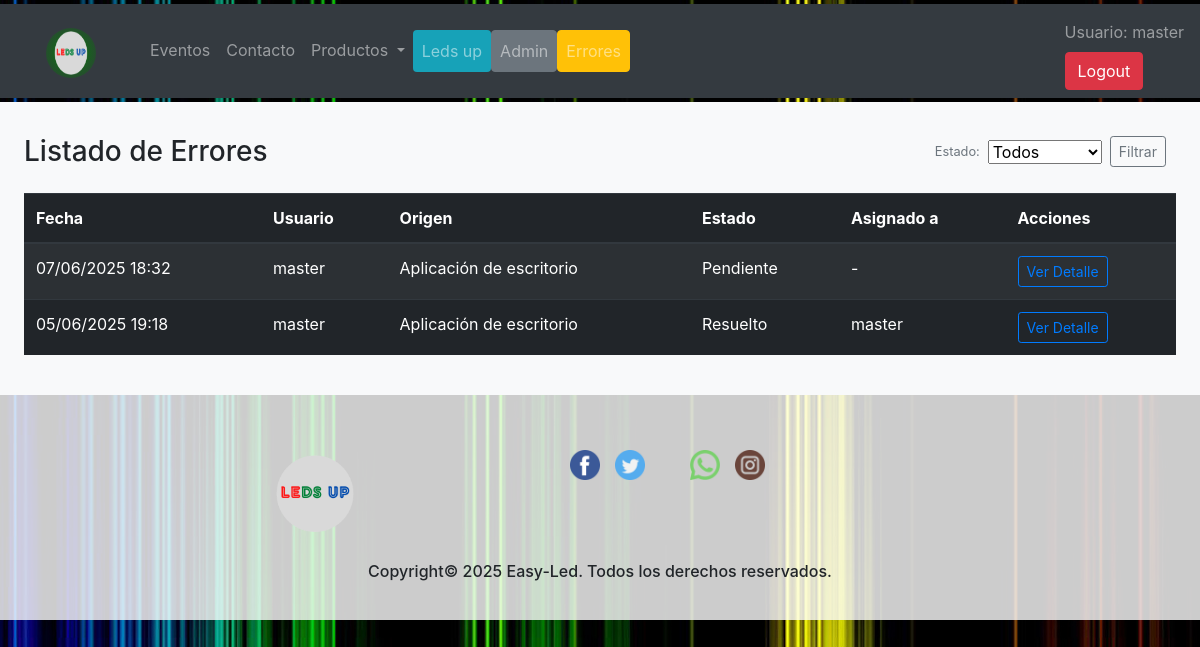
/errores/ (signed in), run on an earlier commit of the app's database.
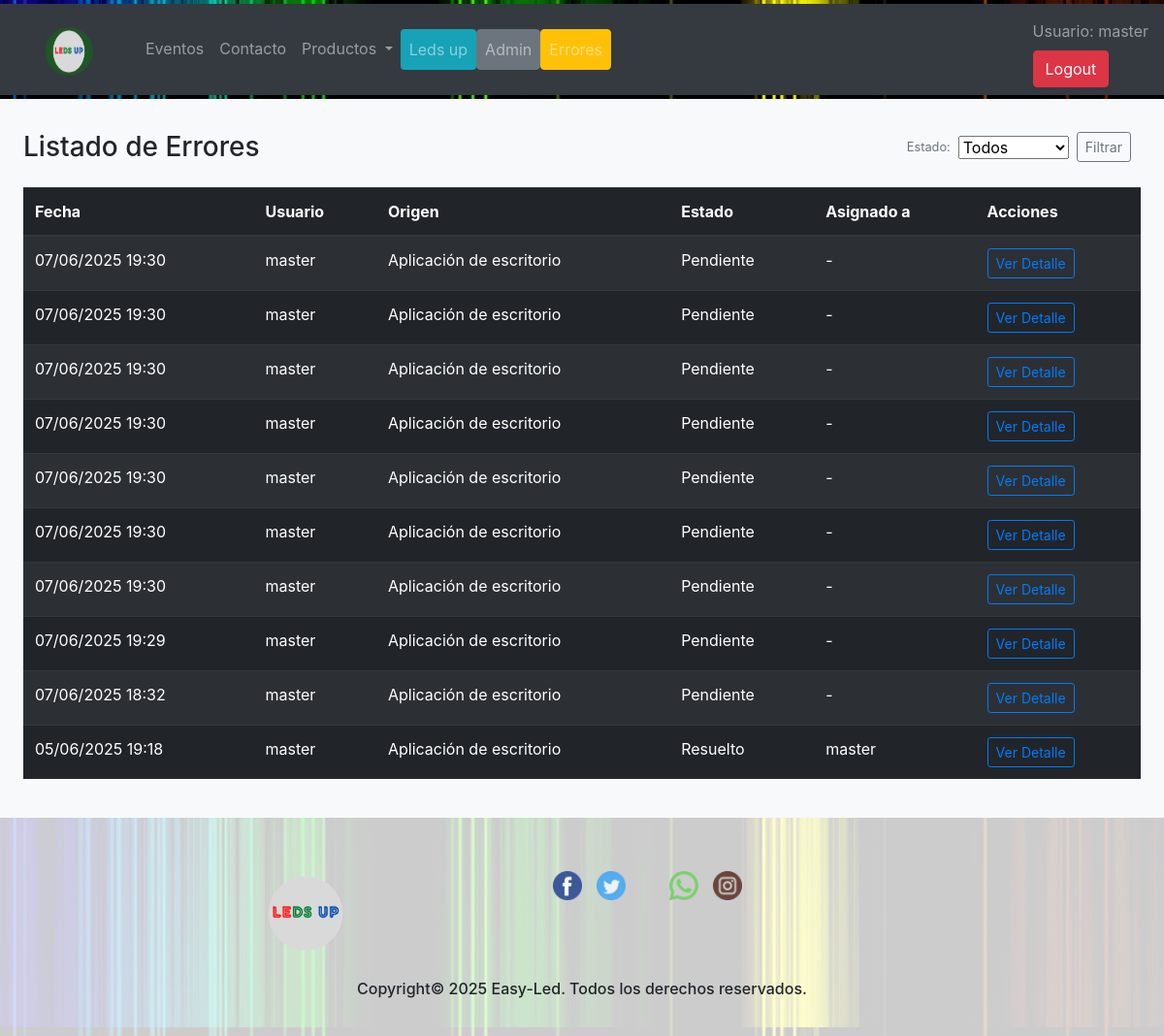
And on a later commit of the database.
### web/models.py (models this page shows, shortened)
class Errores(models.Model):
    class Meta:
        verbose_name = "Error"
        verbose_name_plural = "Errores"
    usuario = models.ForeignKey(User, null=True, blank=True, on_delete=models.SET_NULL)
    detalle = models.TextField()
    contexto = models.TextField(blank=True, null=True)
    fecha_creacion = models.DateTimeField(auto_now_add=True)
    asignado_a = models.ForeignKey(User, related_name='errores_asignados', null=True, blank=True,
                                   on_delete=models.SET_NULL)
    comentarios = models.TextField(blank=True, null=True)
    origen = models.CharField(max_length=50, choices=[
        ('web', 'Web'),
        ('app', 'Aplicación de escritorio'),
        ('api', 'API REST'),
        ('otro', 'Otro')
    ])
    estado = models.CharField(max_length=20, choices=[
        ('pendiente', 'Pendiente'),
        ('en_progreso', 'En progreso'),
        ('resuelto', 'Resuelto')
    ], default='pendiente')

### web/views.py (the view)
# urls.py: path('errores/', views.ErroresListView.as_view(), name='lista_errores'),
class ErroresListView(LoginRequiredMixin, generic.ListView):
    model = Errores
    template_name = 'web/lista_errores.html'
    context_object_name = 'errores'
    def get_queryset(self):
        queryset = super().get_queryset()
        estado = self.request.GET.get('estado')
        if estado:
            queryset = queryset.filter(estado=estado)
        return queryset.order_by('-fecha_creacion')
    def get_context_data(self, **kwargs):
        context = super().get_context_data(**kwargs)
        context['now'] = timezone.now()
        context['listado_tipos_productos'] = TipoProducto.objects.get_queryset()
        context['listado_productos'] = Producto.objects.get_queryset()
        context['estado_actual'] = self.request.GET.get('estado', '')
        context['opciones_estado'] = Errores._meta.get_field('estado').choices
        return context

### ledsup/context_processors.py (called while the page is built)
def estado_conectado(request):
    if request.user.is_authenticated:
        try:
            conectado = UserConnectionStatus.objects.get(user=request.user).connected
        except UserConnectionStatus.DoesNotExist:
            conectado = False
    else:
        conectado = False
    return {"estado_conectado": conectado}

### web/context_processors.py (called while the page is built)
def get_current_year_to_context(request):
    current_datetime = datetime.datetime.now()
    return {
        'current_year': current_datetime.year
    }

### web/templates/web/lista_errores.html (shortened to what this page needs)
{% extends "web/base_generic.html" %}
{% block content %}
    <div class="container-fluid bg-light py-4 px-4">
        <div class="d-flex justify-content-between align-items-center mb-3">
            <h3 class="mb-0">Listado de Errores</h3>
            <form method="get" class="d-flex align-items-center" style="gap: 0.5rem;">
                <label for="estado" class="form-label mb-0 me-2 text-muted small">Estado:</label>
                <select name="estado" id="estado" class="form-select form-select-sm" style="width: auto;">
                    <option value="">Todos</option>
                </select>
                <button type="submit" class="btn btn-outline-secondary btn-sm">Filtrar</button>
            </form>
        </div>
        <div class="table-responsive">
            <table class="table table-dark table-striped align-middle">
                <thead>
                <tr>
                    <th>Fecha</th>
                    <th>Usuario</th>
                    <th>Origen</th>
                    <th>Estado</th>
                    <th>Asignado a</th>
                    <th>Acciones</th>
                </tr>
                </thead>
                <tbody>
                {% for error in errores %}
                    <tr>
                        <td>{{ error.fecha_creacion|date:"d/m/Y H:i" }}</td>
                        <td>{{ error.usuario.username|default:"-" }}</td>
                        <td>{{ error.get_origen_display }}</td>
                        <td>{{ error.get_estado_display }}</td>
                        <td>{{ error.asignado_a.username|default:"-" }}</td>
                        <td>
                            <a class="btn btn-sm btn-outline-primary" href="{% url 'web:detalle_error' error.id %}">
                                Ver Detalle
                            </a>
                        </td>
                    </tr>
                {% empty %}
                    <tr>
                        <td colspan="6" class="text-center">No hay errores registrados.</td>
                    </tr>
                {% endfor %}
                </tbody>
            </table>
        </div>
    </div>
{% endblock %}

### web/templates/web/base_generic.html (shortened to what this page needs)
<!DOCTYPE html>
<html lang="en">
  <head>
    {% include "web/partials/css.html" %}
  </head>
  <body>
  {% include "web/partials/header.html" %}
  {% block content %}{% endblock %}
  {% include "web/partials/footer.html" %}
  </body>
</html>

### web/templates/web/partials/css.html (shortened to what this page needs)
{% load static %}
<link rel="stylesheet" type="text/css" href="{% static 'web/css/style.css' %}">
<link rel="stylesheet" type="text/css" href="{% static 'web/css/cartasMain.css' %}">
<link rel="stylesheet" href="https://maxcdn.bootstrapcdn.com/bootstrap/4.0.0/css/bootstrap.min.css"
>
<link rel="stylesheet" href="{% static 'web/VenoBox/venobox/venobox.css' %}" type="text/css" media="screen"/>

### web/templates/web/partials/header.html (shortened to what this page needs)
{% load static %}
<header class="site-header sticky-top py-1">
    <nav class="navbar justify-content-between navbar-expand-lg navbar-dark bg-dark">
        <a class="navbar-brand" href="{% url 'web:index' %}">
            <img src="{% static 'ledsup/imagenes/iconos/logo.png' %}" width="50" height="50" id="imagenLogo" alt="logo"
                 class="logoRojo d-inline-block align-text-top"/>
        </a>
        <div class="collapse navbar-collapse" id="navbarSupportedContent">
            <ul class="navbar-nav mr-auto">
                <li class="nav-item">
                    <a class="nav-link" href="{% url 'web:events' %}">
                        Eventos
                    </a>
                </li>
                <li class="nav-item">
                    <a class="nav-link" href="{% url 'web:contact' %}">
                        Contacto
                    </a>
                </li>
                <li class="nav-item dropdown">
                    <a class="nav-link dropdown-toggle" href="" id="navbarDropdown" role="button" data-toggle="dropdown"
                       aria-haspopup="true" aria-expanded="false">
                        Productos
                    </a>
                </li>
                <li class="nav-item">
                    <a class="nav-link bg-info btn" href="{% url 'ledsup:lista_showroom' %}">
                        Leds up
                    </a>
                </li>
                {% if user.is_authenticated and user.is_staff %}
                    <li class="nav-item">
                        <a class="nav-link btn-secondary btn" href="{% url 'admin:index' %}">
                            Admin
                        </a>
                    </li>
                {% endif %}
                {% if user.is_authenticated and user.is_staff %}
                    <li class="nav-item">
                        <a class="nav-link btn-warning btn" href="{% url 'web:lista_errores' %}">
                            Errores
                        </a>
                    </li>
                {% endif %}
            </ul>
            <div class="top-right">
                {% if user.is_authenticated %}
                    <span class="navbar-text">
                            Usuario: {{ user.get_username }}
                        </span>
                    <br>
                    <a href="{% url 'logout' %}?next={{ request.path }}" class="btn btn-danger">Logout</a>
                {% else %}
                    <a href="{% url 'login' %}?next={{ request.path }}" class="btn btn-primary">Iniciar sesion</a>
                {% endif %}
            </div>
        </div>
    </nav>
</header>

### web/templates/web/partials/footer.html
{% load static %}
<footer>
    <div class="container-fluid">
        <div class="row">
            <div class="offset-2 col-md-2 col-4">
                <img src="{% static 'web/imagenes/iconos/logo.png' %}" class="rounded-circle img-fluid" alt="logo">
            </div>
            <div class="col-md-8 col-10">
                <div class="row redesSociales">
                    <div class="offset-2 col-md-2 col-5">
                            <a href=""><img src="{% static 'web/imagenes/iconos/facebook.png' %}" alt="facebook" class="iconosFooter img-fluid"></a>
                            <a href=""><img src="{% static 'web/imagenes/iconos/gorjeo.png' %}" alt="twitter" class="iconosFooter img-fluid"></a>
                    </div>
                    <div class="col-md-2 col-5">
                            <a href=""><img src="{% static 'web/imagenes/iconos/whatsapp.png' %}" alt="whatsapp" class="iconosFooter img-fluid"></a>
                            <a href=""><img src="{% static 'web/imagenes/iconos/instagram.png' %}" alt="instagram" class="iconosFooter img-fluid"></a>
                    </div>
                </div>
            </div>
        </div>
        <div class="row">
            <div class="col-12">
                <h6 class="text-center">Copyright© {{ current_year }} Easy-Led. Todos los derechos reservados.</h6>
            </div>
        </div>
    </div>
</footer>

### web/templates/web/partials/js.html (shortened to what this page needs)
{% load static %}

### web/static/web/css/style.css (style rules this page uses)
body { background-image: url('/static/web/imagenes/Fondo.jpg'); background-position: center center; background-repeat: repeat; background-attachment: fixed; background-color: black; }
form { margin: 10px; }
footer { background-color: rgba(255, 255, 255, 0.8); margin-right: auto; margin-left: auto; padding: 30px; }
.iconosFooter { width:40px; padding: 5px; }
.redesSociales { padding: 20px; }
.logoVerde { padding: 3px; margin: 0px 30px; width: 50px; border-radius: 600px; background: -webkit-radial-gradient(green,#343a40); }

What changed in the data, as far as the page shows it:
added Errores: fecha_creacion "07/06/2025 19:30", usuario.username "master", origen "Aplicación de escritorio", estado "Pendiente", asignado_a.username "-"
added Errores: fecha_creacion "07/06/2025 19:30", usuario.username "master", origen "Aplicación de escritorio", estado "Pendiente", asignado_a.username "-"
added Errores: fecha_creacion "07/06/2025 19:30", usuario.username "master", origen "Aplicación de escritorio", estado "Pendiente", asignado_a.username "-"
added Errores: fecha_creacion "07/06/2025 19:30", usuario.username "master", origen "Aplicación de escritorio", estado "Pendiente", asignado_a.username "-"
added Errores: fecha_creacion "07/06/2025 19:30", usuario.username "master", origen "Aplicación de escritorio", estado "Pendiente", asignado_a.username "-"
added Errores: fecha_creacion "07/06/2025 19:30", usuario.username "master", origen "Aplicación de escritorio", estado "Pendiente", asignado_a.username "-"
added Errores: fecha_creacion "07/06/2025 19:30", usuario.username "master", origen "Aplicación de escritorio", estado "Pendiente", asignado_a.username "-"
added Errores: fecha_creacion "07/06/2025 19:29", usuario.username "master", origen "Aplicación de escritorio", estado "Pendiente", asignado_a.username "-"
